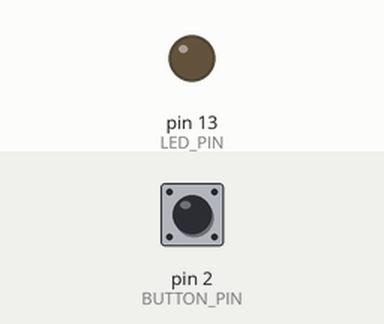
Recording of a sketch running on a simulated Arduino Uno, built with avr-gcc and run on an emulated ATmega328P. Shown: output pins drawn as LEDs (lit = HIGH). The inputs (shaded band) are chosen by the test bench; at power-on: pin 2 (BUTTON_PIN) HIGH.

Above: at 1.2 s.
1.3 s: pin 2 (BUTTON_PIN) pulled LOW for 0.15 s
At 2.5 s:
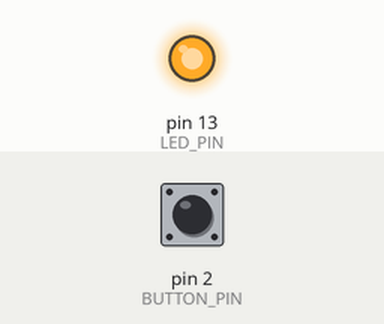
2.9 s: pin 2 (BUTTON_PIN) pulled LOW for 1 s
At 3.8 s:
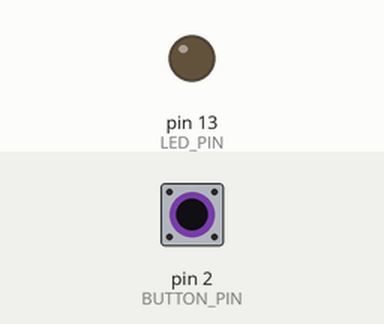
5.4 s: pin 2 (BUTTON_PIN) pulled LOW for 3.2 s
At 6.9 s:
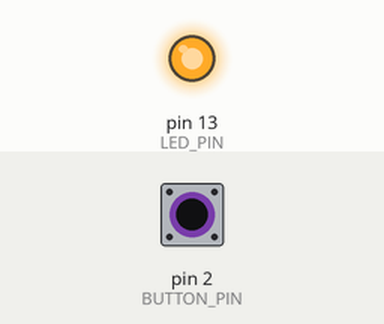
Timing chart, 0 to 8.4 s (numbered marks = the images above; inputs shaded):
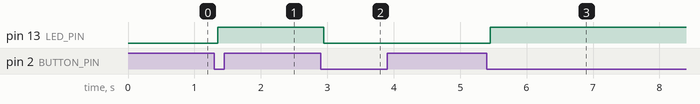

Measured:
- after the input at 1.3 s, pin 13 (LED_PIN): LOW → HIGH after 0.05 s
- after the input at 2.9 s, pin 13 (LED_PIN): HIGH → LOW after 0.05 s
- after the input at 5.4 s, pin 13 (LED_PIN): LOW → HIGH after 0.05 s

The sketch:

Q06_Toggle_Based_Lamp_Control.ino
```cpp
/*
  Q6 - Toggle Based Lamp Control

  Problem:
    One push button controls a lamp (LED): the first press turns it ON,
    the next press turns it OFF, and so on.

  Components:
    - Arduino UNO R3
    - 1 x LED
    - 1 x 220 ohm resistor
    - 1 x push button (no external resistor)

  Pin mapping:
    D13 -> 220 ohm -> LED anode (long leg), LED cathode -> GND
    D2  -> push button -> GND (diagonally opposite leg)

  Expected behaviour:
    LED starts OFF. Each press toggles it (1st press ON, 2nd OFF, ...).
    Holding the button does not toggle again.

  Assumptions:
    Internal pull-up is used (pressed = LOW). The toggle happens on the
    press edge, with a 50 ms debounce.
*/

const int LED_PIN    = 13;
const int BUTTON_PIN = 2;

const unsigned long DEBOUNCE_MS = 50;

bool ledOn = false;
int lastButtonState = HIGH;   // HIGH = released

void setup() {
  pinMode(LED_PIN, OUTPUT);
  pinMode(BUTTON_PIN, INPUT_PULLUP);
  digitalWrite(LED_PIN, LOW);
}

void loop() {
  int buttonState = digitalRead(BUTTON_PIN);

  if (buttonState != lastButtonState) {
    delay(DEBOUNCE_MS);                     // wait for contact bounce to settle
    buttonState = digitalRead(BUTTON_PIN);

    if (buttonState != lastButtonState) {   // change is real, not bounce
      if (buttonState == LOW) {             // press edge only
        ledOn = !ledOn;
        digitalWrite(LED_PIN, ledOn ? HIGH : LOW);
      }
      lastButtonState = buttonState;
    }
  }
}
```
